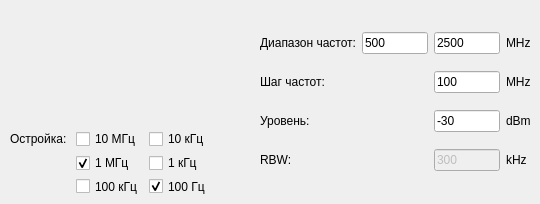
           <widget class="QWidget" name="tab_17">
            <attribute name="title">
             <string>Фазовые шумы</string>
            </attribute>
            <widget class="QWidget" name="layoutWidget">
             <property name="geometry">
              <rect>
               <x>10</x>
               <y>130</y>
               <width>201</width>
               <height>65</height>
              </rect>
             </property>
             <layout class="QGridLayout" name="gridLayout_31">
              <item row="0" column="0">
               <widget class="QLabel" name="label_90">
                <property name="text">
                 <string>Остройка:</string>
                </property>
               </widget>
              </item>
              <item row="0" column="1">
               <widget class="QCheckBox" name="PN_10MHzcheckBox">
                <property name="text">
                 <string>10 МГц</string>
                </property>
               </widget>
              </item>
              <item row="0" column="2">
               <widget class="QCheckBox" name="PN_10kHzcheckBox">
                <property name="text">
                 <string>10 кГц</string>
                </property>
               </widget>
              </item>
              <item row="1" column="1">
               <widget class="QCheckBox" name="PN_1MHzcheckBox">
                <property name="text">
                 <string>1 МГц</string>
                </property>
                <property name="checkable">
                 <bool>true</bool>
                </property>
                <property name="checked">
                 <bool>true</bool>
                </property>
               </widget>
              </item>
              <item row="1" column="2">
               <widget class="QCheckBox" name="PN_1kHzcheckBox">
                <property name="enabled">
                 <bool>true</bool>
                </property>
                <property name="text">
                 <string>1 кГц</string>
                </property>
                <property name="checkable">
                 <bool>true</bool>
                </property>
               </widget>
              </item>
              <item row="2" column="1">
               <widget class="QCheckBox" name="PN_100kHzcheckBox">
                <property name="text">
                 <string>100 кГц</string>
                </property>
               </widget>
              </item>
              <item row="2" column="2">
               <widget class="QCheckBox" name="PN_100HzcheckBox">
                <property name="text">
                 <string>100 Гц</string>
                </property>
                <property name="checked">
                 <bool>true</bool>
                </property>
               </widget>
              </item>
             </layout>
            </widget>
            <widget class="QWidget" name="layoutWidget">
             <property name="geometry">
              <rect>
               <x>260</x>
               <y>21</y>
               <width>271</width>
               <height>161</height>
              </rect>
             </property>
             <layout class="QGridLayout" name="gridLayout_32">
              <item row="0" column="0">
               <widget class="QLabel" name="label_86">
                <property name="text">
                 <string>Диапазон частот:</string>
                </property>
               </widget>
              </item>
              <item row="0" column="1">
               <widget class="QLineEdit" name="PN_beginLineEdit">
                <property name="text">
                 <string>500</string>
                </property>
               </widget>
              </item>
              <item row="0" column="2">
               <widget class="QLineEdit" name="PN_endLineEdit">
                <property name="text">
                 <string>2500</string>
                </property>
               </widget>
              </item>
              <item row="0" column="3">
               <widget class="QLabel" name="label_88">
                <property name="text">
                 <string>MHz</string>
                </property>
               </widget>
              </item>
              <item row="1" column="0">
               <widget class="QLabel" name="label_80">
                <property name="text">
                 <string>Шаг частот:</string>
                </property>
               </widget>
              </item>
              <item row="1" column="2">
               <widget class="QLineEdit" name="PN_stepLineEdit">
                <property name="text">
                 <string>100</string>
                </property>
               </widget>
              </item>
              <item row="1" column="3">
               <widget class="QLabel" name="label_91">
                <property name="text">
                 <string>MHz</string>
                </property>
               </widget>
              </item>
              <item row="2" column="0">
               <widget class="QLabel" name="label_93">
                <property name="text">
                 <string>Уровень:</string>
                </property>
               </widget>
              </item>
              <item row="2" column="2">
               <widget class="QLineEdit" name="PN_levelLineEdit">
                <property name="text">
                 <string>-30</string>
                </property>
               </widget>
              </item>
              <item row="2" column="3">
               <widget class="QLabel" name="label_92">
                <property name="text">
                 <string>dBm</string>
                </property>
               </widget>
              </item>
              <item row="3" column="0">
               <widget class="QLabel" name="label_95">
                <property name="text">
                 <string>RBW:</string>
                </property>
               </widget>
              </item>
              <item row="3" column="2">
               <widget class="QLineEdit" name="PN_rwbLineEdit">
                <property name="enabled">
                 <bool>false</bool>
                </property>
                <property name="text">
                 <string>300</string>
                </property>
               </widget>
              </item>
              <item row="3" column="3">
               <widget class="QLabel" name="label_96">
                <property name="text">
                 <string>kHz</string>
                </property>
               </widget>
              </item>
             </layout>
            </widget>
           </widget>
